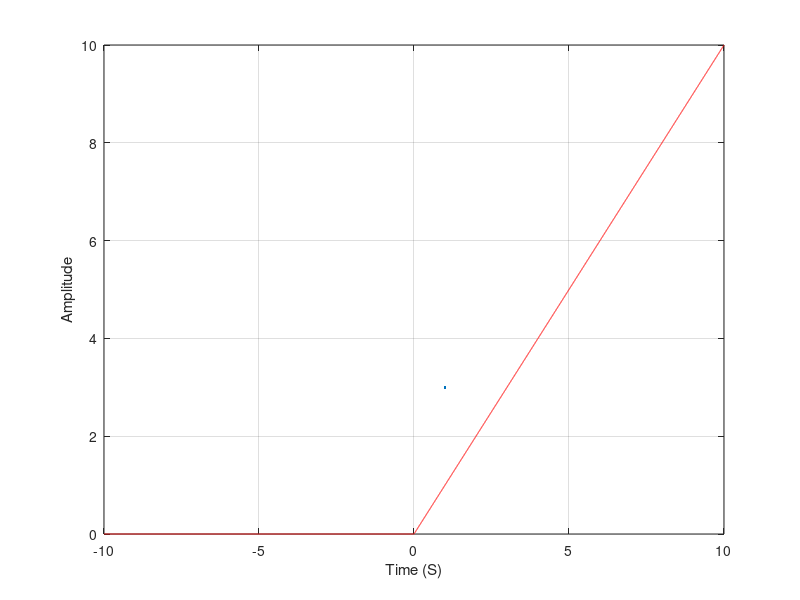

MATLAB code to generate this figure:
clc;
clear all;
close all;

% Unit ramp Signal in continuous time

t = -10 : 10^-3 : 10;
ramp = zeros(1, 1:length(i));

len = 1:length(i);
len2 = len/2;

for i = 1:length(t)
    if  t(i) <= 0
        ramp(i) = 0;
    else
        ramp(i) = t(i);
    end
end

plot(t, ramp, 'r', LineWidth=3)
xlabel('Time (S)')
ylabel('Amplitude')
grid on;
